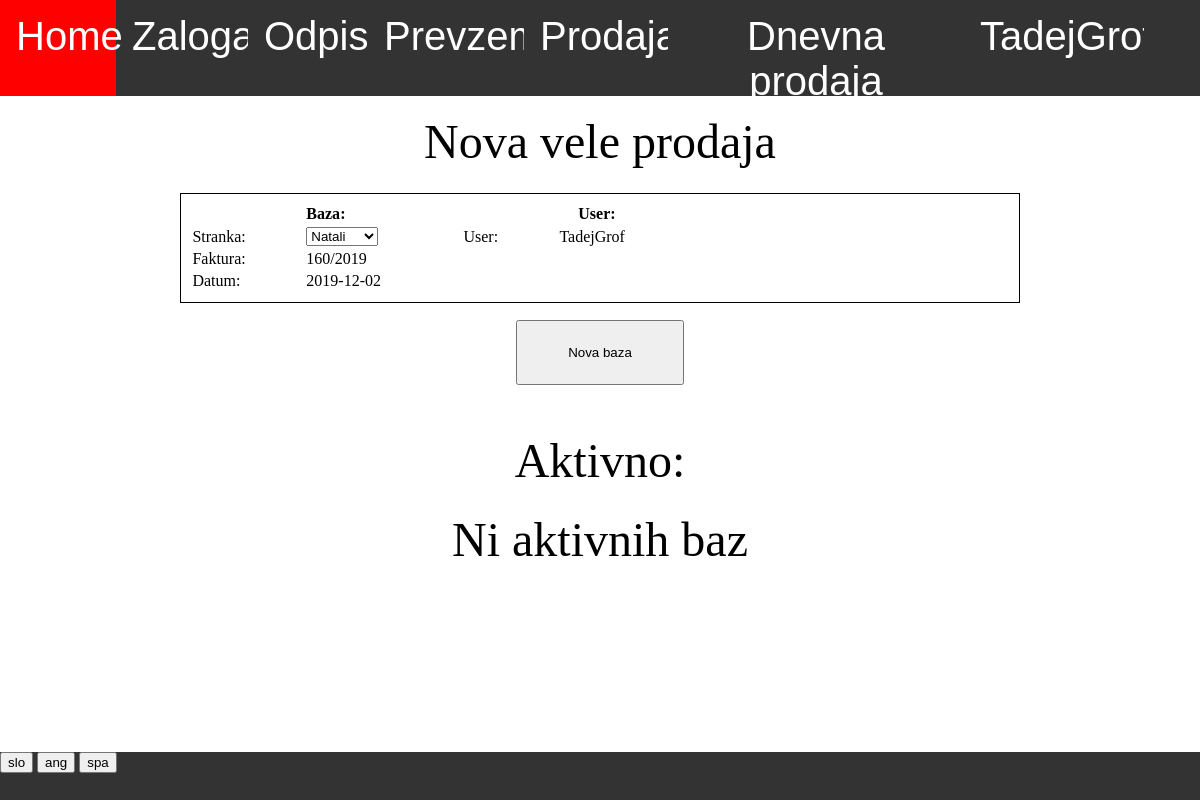
/zaloga/vele_prodaja/ (signed in), run on an earlier commit of the app's database.
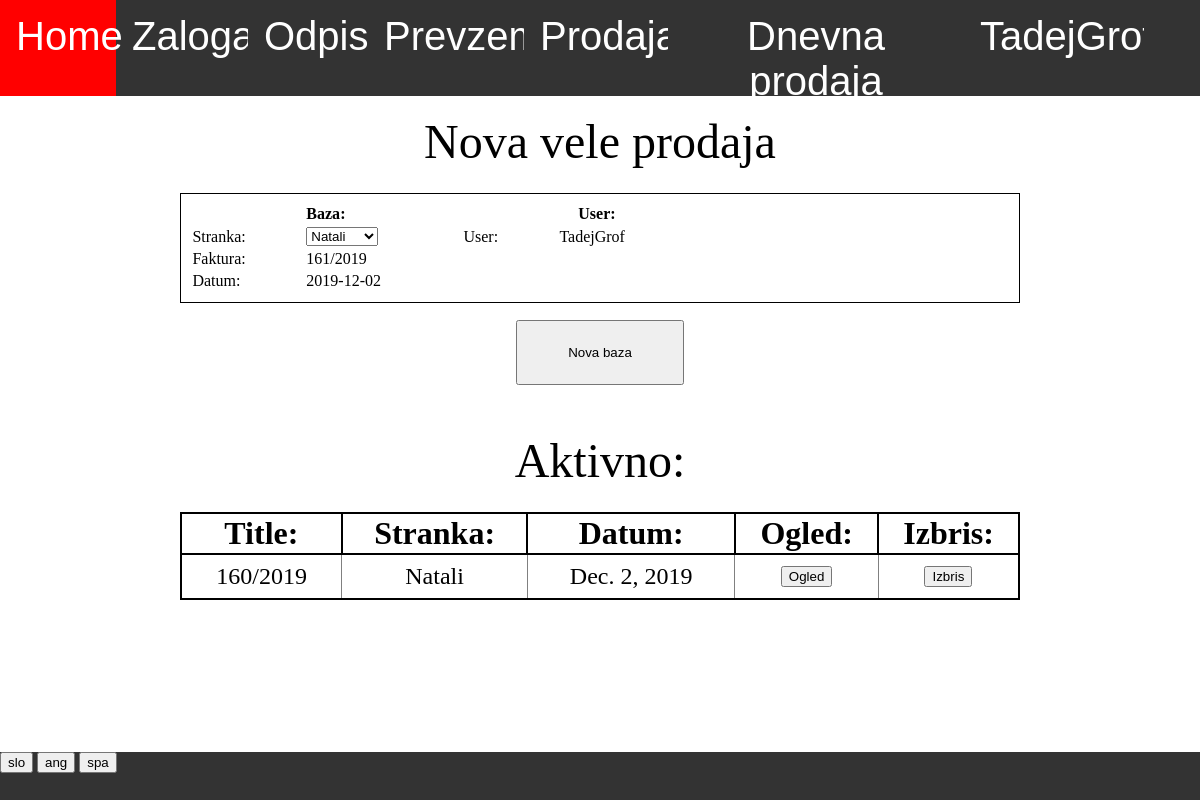
And on a later commit of the database.
### program/models.py (models this page shows, shortened)
class Profil(models.Model):
    user = models.OneToOneField(User,on_delete=models.CASCADE)
    jezik =  models.CharField(default="spa",max_length=3, choices=JEZIKI)

class Program(models.Model):
    stevilo_prevzemov = models.IntegerField(default = 0)
    stevilo_odpisov = models.IntegerField(default = 0)
    stevilo_faktur = models.IntegerField(default = 0)
    stevilo_racunov = models.IntegerField(default = 0)
    stevilo_inventur = models.IntegerField(default = 0)
    def naslednja_faktura(self,delaj=False):
        if delaj:
            self.stevilo_faktur += 1
            self.save()
            return str(self.stevilo_faktur) + '/2019'
        else:
            return str(self.stevilo_faktur + 1) + '/2019'
    @property
    def vrni_jezike(self):
        return JEZIKI

### zaloga/models.py (models this page shows, shortened)
class Zaloga(models.Model):
    title = models.CharField(default="skladisce", max_length=20)
    @property
    def danes(self):
        return datetime.today().strftime('%Y-%m-%d')

class Baza(models.Model):
    author = models.ForeignKey(User,default=1, on_delete=models.CASCADE)
    title = models.CharField(default="",max_length=15)
    datum = models.DateField(default=timezone.now)
    zaloga = models.ForeignKey(Zaloga, default=1 ,on_delete=models.CASCADE)
    status = models.CharField(default="aktivno",max_length=10)
    sprememba_zaloge = models.IntegerField(default = -1)
    tip = models.CharField(default="prevzem",max_length=20, choices=TIPI_BAZE)
    kontejner = models.OneToOneField(Kontejner,null=True,default=None,blank=True, on_delete=models.CASCADE)
    popust = models.IntegerField(default = None, null=True, blank=True)
    stranka = models.ForeignKey(Stranka, on_delete=models.CASCADE, default=None, null=True, blank=True)
    cas = models.TimeField(default=None,null=True,blank=True)
    dnevna_prodaja = models.ForeignKey(Dnevna_prodaja, on_delete=models.CASCADE, default=None, null=True, blank=True)

### prodaja/models.py (models this page shows)
class Stranka(models.Model):
    prodaja = models.ForeignKey(Prodaja, default=1, on_delete=models.CASCADE)
    naziv = models.CharField(default="", max_length=30)
    ime = models.CharField(default="", max_length=30)
    telefon = models.CharField(default="", max_length=20)
    mail = models.CharField(default="",max_length=40)
    naslov = models.OneToOneField(Naslov, on_delete=models.CASCADE, default=0)
    davcna = models.CharField(default="", max_length=30)
    status = models.CharField(default='aktivno',max_length=10)
    stevilo_kupljenih = models.IntegerField(default=0)
    skupna_cena_kupljenih = models.DecimalField(decimal_places=1,max_digits=5,default=0)
    def __str__(self):
        return self.ime

### zaloga/views.py (the view)
# urls.py: path('', views.baze , name='baze'),
@login_required
def baze(request, tip_baze):
    if request.method == "GET":
        baze = Baza.objects.filter(tip=tip_baze,status='aktivno')
        stranke = Stranka.objects.all().order_by('stevilo_kupljenih').values('pk','naziv')
        return pokazi_stran(request, 'zaloga/aktivne_baze.html', {'tip': tip_baze, 'baze':baze,'stranke':stranke})

### zaloga/templatetags/zaloga_exstras.py (called while the page is built)
@register.filter
def keyvalue(dict, key):
    return dict[key]

### zaloga/views.py (called while the page is built)
def vrni_slovar(request):
    with open('slovar.json') as dat:
        slovar = json.load(dat)
    return slovar

def pokazi_stran(request, html, baze={}):
    slovar = {'prodaja':prodaja, 'zaloga':zaloga,'program':program,'slovar':vrni_slovar(request),'jezik':request.user.profil.jezik}
    slovar.update(baze)
    return render(request, html, slovar)

### zaloga/templates/zaloga/aktivne_baze.html (shortened to what this page needs)
{% extends 'program/base.html' %}
{% load zaloga_exstras %}
{% block content %}
<div class="title">
{% if tip == "prevzem" %}
    {{slovar|keyvalue:'Nov prevzem'|keyvalue:jezik}}
{% elif tip == "odpis" %}
    {{slovar|keyvalue:'Nov odpis'|keyvalue:jezik}}
{% elif tip == "inventura" %}
    {{slovar|keyvalue:'Nova inventura'|keyvalue:jezik}}
{% elif tip == "vele_prodaja" %}
    {{slovar|keyvalue:'Nova vele prodaja'|keyvalue:jezik}}
{% endif %}
</div>
<div class="okno">
    {% if tip == "prevzem" %}
        <table style="padding:1%;border:1px solid black"class="tabela_podatkov">
            <tr>
                <th width="33%" colspan="2"> {{slovar|keyvalue:'Prevzem'|keyvalue:jezik}}:</th>
                <th width="42%" colspan="2">{{slovar|keyvalue:'Kontejner'|keyvalue:jezik}}:</th>
                <th width="25%" colspan="2"> User: </th>
            </tr>
            <tr>
                <td> {{slovar|keyvalue:'Tip'|keyvalue:jezik}}: </td>
                <td> {{slovar|keyvalue:'Prevzem'|keyvalue:jezik}} </td>
                <td> {{slovar|keyvalue:'Stevilka'|keyvalue:jezik}} </td>
                <td> <input form="nova_baza" name="stevilka" type="text" required autocomplete="off"> </td>
                <td> User: </td>
                <td> {{user.username}} </td>
            </tr>
            <tr>
                <td> {{slovar|keyvalue:'Title'|keyvalue:jezik}}: </td>
                <td> {{program.naslednji_prevzem}} </td>
                <td> {{slovar|keyvalue:'Izvor'|keyvalue:jezik}}: </td>
                <td> <input form="nova_baza" name="drzava" type="text" required> </td>
            </tr>
            <tr>
                <td> {{slovar|keyvalue:'Datum'|keyvalue:jezik}}: </td>
                <td> {{zaloga.danes}} </td>
                <td> {{slovar|keyvalue:'Posiljatelj'|keyvalue:jezik}}: </td>
                <td> <input form="nova_baza" name="posiljatelj" type="text" required> </td>
            </tr>
        </table>
    {% elif tip == "vele_prodaja" %}
        <table style="padding:1%;border:1px solid black"class="tabela_podatkov">
            <tr>
                <th width="33%" colspan="2">
                    {{slovar|keyvalue:'Baza'|keyvalue:jezik}}:
                </th>
                <th width="33%" colspan="2">User:</th>
                <th></th>
            </tr>
            <tr>
                <td> {{slovar|keyvalue:'Stranka'|keyvalue:jezik}}: </td>
                <td>
                    <select name="stranka" form="nova_baza">
                        {% for stranka in stranke %}
                            <option value="{{stranka.pk}}"> {{stranka.naziv}} </option>
                        {% endfor %}
                    </select>
                </td>
                <td> User: </td>
                <td> {{user.username}} </td>
            </tr>
            <tr>
                <td> {{slovar|keyvalue:'Faktura'|keyvalue:jezik}}: </td>
                <td> {{program.naslednja_faktura}} </td>
            </tr>
            <tr>
                <td> {{slovar|keyvalue:'Datum'|keyvalue:jezik}}: </td>
                <td> {{zaloga.danes}} </td>
            </tr>
        </table>
    {% endif %}
    <form id="nova_baza" action="{% url 'nova_baza' tip %}" method="POST">
        <input type="submit" value="{{slovar|keyvalue:'Nova baza'|keyvalue:jezik}}">
    </form>
</div>
<div class="title" style="margin-top:4%">
    {{slovar|keyvalue:'Aktivno'|keyvalue:jezik}}:
</div>
{% if baze.count == 0 %}
    <div class="title" style="margin-top:2%">
        {{slovar|keyvalue:'Ni aktivnih baz'|keyvalue:jezik}}
    </div>
{% else %}
    <div style="width:70%;display:inline-block;margin-top:2%" >
        <table class="tabela_vnosov">
            <tr class="header">
                <th> {{slovar|keyvalue:'Title'|keyvalue:jezik}}: </th>
                {% if tip == "vele_prodaja" %}
                <th> {{slovar|keyvalue:'Stranka'|keyvalue:jezik}}: </th>
                {% elif tip == "prevzem" %}
                <th> {{slovar|keyvalue:'Kontejner'|keyvalue:jezik}}: </th>
                {% endif %}
                <th> {{slovar|keyvalue:'Datum'|keyvalue:jezik}}: </th>
                <th> {{slovar|keyvalue:'Ogled'|keyvalue:jezik}}: </th>
                <th> {{slovar|keyvalue:'Izbris'|keyvalue:jezik}}: </th>
            </tr>
            {% for baza in baze %}
            <tr>
                <td> {{baza.title}} </td>
                {% if tip == "vele_prodaja" %}
                <td> {{baza.stranka}} </td>
                {% elif tip == "prevzem" %}
                <td> {{baza.kontejner.stevilka}} </td>
                {% endif %}
                <td> {{baza.datum}} </td>
                <td class="ogled">
                    <form action="{% url 'baza' tip baza.pk %}" method="GET">
                        <input type="submit" value="{{slovar|keyvalue:'Ogled'|keyvalue:jezik}}">
                    </form>
                </td>
                <td class="izbris">
                    <form action="{% url 'izbris_baze' baza.tip baza.pk %}" method="POST">
                        <input type="submit" value="{{slovar|keyvalue:'Izbris'|keyvalue:jezik}}">
                    </form>
                </td>
            </tr>
            {% endfor %}
        </table>
    </div>
{% endif %}
{% endblock %}

### program/templates/program/base.html (shortened to what this page needs)
{% load staticfiles %}
{% load zaloga_exstras %}
<html>
    <head>
        <link rel="stylesheet" href="{% static 'css/navbar.css' %}">
        <link rel="stylesheet" href="{% static 'css/footer.css' %}">
    </head>
    <body>
        <div class="navbar">
            <a style="width:7%" href="/">Home</a>
                {% if perms.zaloga.view_zaloga %}
                <div style="width:11%" class="dropdown" id="zaloga">
                    <button class="dropbtn"> {{slovar|keyvalue:'Zaloga'|keyvalue:jezik}}
                    </button>
                </div>
                {% endif %}
                {% if perms.zaloga.view_odpis %}
                <div style="width:10%" class="dropdown" id="odpis">
                    <button class="dropbtn">{{slovar|keyvalue:'Odpis'|keyvalue:jezik}}
                    </button>
                </div>
                {% endif %}
                {% if perms.zaloga.view_prevzem %}
                <div style="width:13%" class="dropdown" id="prevzem">
                    <button class="dropbtn">{{slovar|keyvalue:'Prevzem'|keyvalue:jezik}}
                    </button>
                </div>
                {% endif %}
                {% if perms.prodaja.view_prodaja %}
                <div style="width:12%;overflow:hidden" class="dropdown" id="prodaja">
                    <button class="dropbtn" >{{slovar|keyvalue:'Prodaja'|keyvalue:jezik}}
                    </button>
                </div>
                {% endif %}
                {% if perms.prodaja.add_dnevna_prodaja %}
                <a style="width:22%" href="{% url 'dnevna_prodaja' %}">{{slovar|keyvalue:'Dnevna prodaja'|keyvalue:jezik}}</a>
                {% endif %}
                <div style="width:15%" class="dropdown" id="racun">
                    <button class="dropbtn" >{{ user.get_username }}
                    </button>
                </div>
            </div>
        <div style="width:100%;height:82%;vertical-align:top;text-align:center;overflow:auto">
            {% block content %}
            {% endblock %}
        </div>
        <div class="footer">
            {% for jezik in program.vrni_jezike %}
                <form style="display:inline-block" action="{% url 'spremeni_jezik' %}" method="POST">
                    <input type="submit" value="{{jezik.0}}">
                </form>
            {% endfor %}
        </div>
    </body>
</html>

### program/static/css/navbar.css (style rules this page uses)
body { margin: 0%; padding: 0%; overflow:hidden; }
div { margin: 0%; padding: 0%; }
.navbar { overflow: hidden; background-color: #333; font-family: Arial; height:12% }
.navbar a { float: left; font-size: 5vmin; color: white; text-align: center; padding: 14px 16px; text-align:center; text-decoration: none; height:100%; width:100%; }
.dropdown { float: left; overflow: hidden; height:100%; width:13%; margin:0; overflow:hidden; }
.dropdown .dropbtn { font-size: 5vmin; border: none; outline: none; color: white; padding: 14px 16px; background-color: inherit; font-family: inherit; margin: 0; }

### program/static/css/footer.css (style rules this page uses)
div.footer { display:block; width:100%; height:6%; background:#333; }
div { margin: 0%; padding: 0%; }
div input { margin: 0%; }
div form { margin:0%; padding: 0% }

### program/templates/css/tabele.html (style rules this page uses)
table.tabela_vnosov { width:100%; border-spacing:0; border: 2px solid black; border-collapse: collapse; padding:0.5% }
table.tabela_vnosov th { border: 2px solid black; border-collapse: collapse; font-size: 4vh }
table.tabela_vnosov td { font-size: 3vmin; text-align: center; border: 1px solid grey; padding: 1vmin; border-collapse: collapse; }
table.tabela_podatkov { width:100%; margin-bottom:1%; }

### zaloga/templates/zaloga/aktivne_baze.html (style rules this page uses)
div.title { font-size:6vh; text-align:center; margin-top:1.5%; }
div.okno { margin-top:2%; display:inline-block; width:70%; font-size:5vh; text-align:center; }
div.okno form input[type=submit] { display:block; width:20%; height:10%; position:relative; left:40%; margin-top:2%; }

What changed in the data, as far as the page shows it:
shown differently, row unchanged: Profil "Nova vele prodaja": jezik (not shown) → "Stranka"; jezik (not shown) → "Datum"; jezik (not shown) → "Ogled"; jezik (not shown) → "Izbris"; jezik "Ni aktivnih baz" → "Title"
changed Program: naslednja_faktura "160/2019" → "161/2019"
added Baza: title "160/2019", stranka "Natali", datum "Dec. 2, 2019", {{ slovar|keyvalue:'Ogled'|keyvalue:jezik }} "Ogled", {{ slovar|keyvalue:'Izbris'|keyvalue:jezik }} "Izbris"
